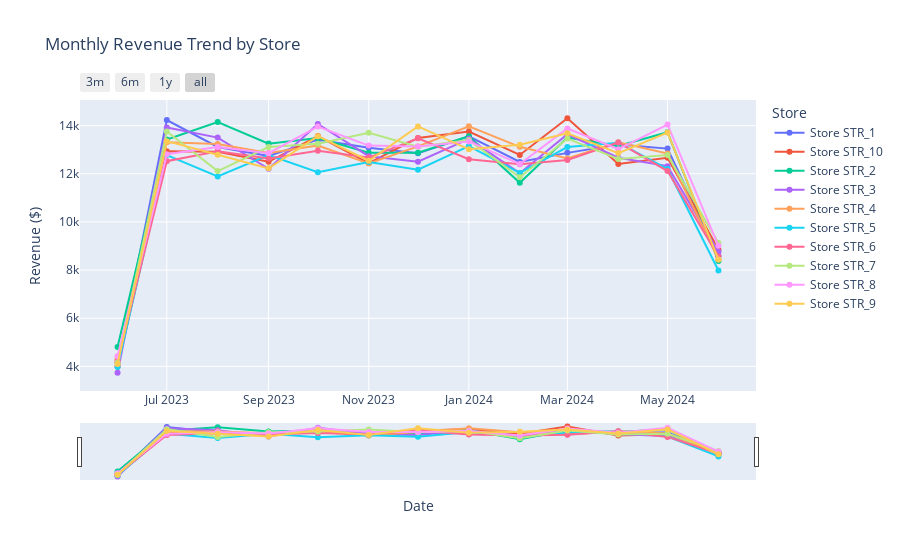

Notebook source saved alongside this figure:
### Markdown cell above
# 1. Monthly Revenue Trend Chart

### Code cell
fig = go.Figure()

for store in monthly_revenue['Store_Number'].unique():
    store_data = monthly_revenue[monthly_revenue['Store_Number'] == store]
    fig.add_trace(go.Scatter(
        x=store_data['Transaction_Date'],
        y=store_data['Price'],
        mode='lines+markers',
        name=f'Store {store}'
    ))

fig.update_layout(
    title='Monthly Revenue Trend by Store',
    xaxis_title='Date',
    yaxis_title='Revenue ($)',
    legend_title='Store',
    hovermode='x unified'
)

# Add range slider
fig.update_layout(
    xaxis=dict(
        rangeselector=dict(
            buttons=list([
                dict(count=3, label="3m", step="month", stepmode="backward"),
                dict(count=6, label="6m", step="month", stepmode="backward"),
                dict(count=1, label="1y", step="year", stepmode="backward"),
                dict(step="all")
            ])
        ),
        rangeslider=dict(visible=True),
        type="date"
    )
)

fig.show()
